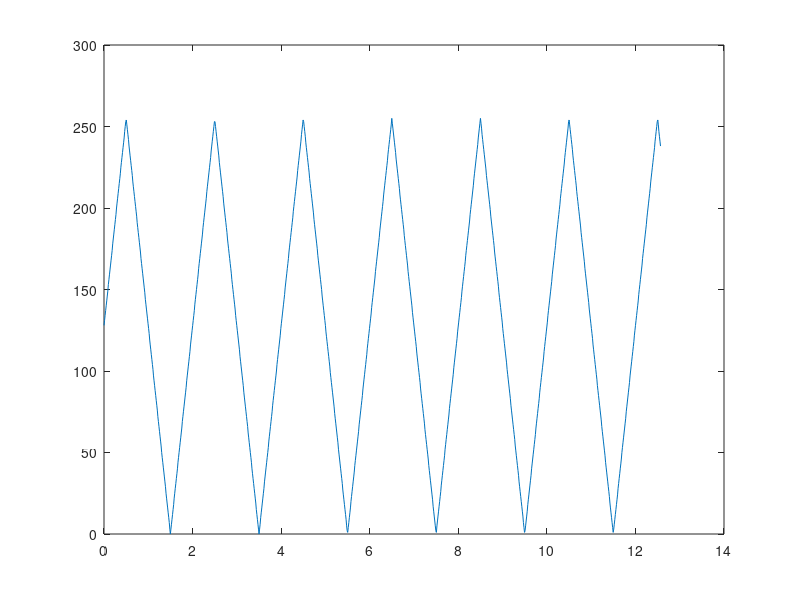

Here is the MATLAB script that generated this plot:
X = linspace(0, 4*pi, 1024);
Y = sawtooth(pi * (X + 0.5), 0.5);
%Y = uint16(Y);
%Y = (799 / 2) * (sign(Y) + 1);
Y = (Y + 1) * (255 / 2); 
Y = uint16(Y);
plot(X, Y);
fid0 = fopen('C:\Xilinx\vivado_project\adda_hdmi_final\matlab\actangle1920_1080.txt', 'wt');
fprintf(fid0, '%02x,\n', Y);
fid0 = fclose(fid0);